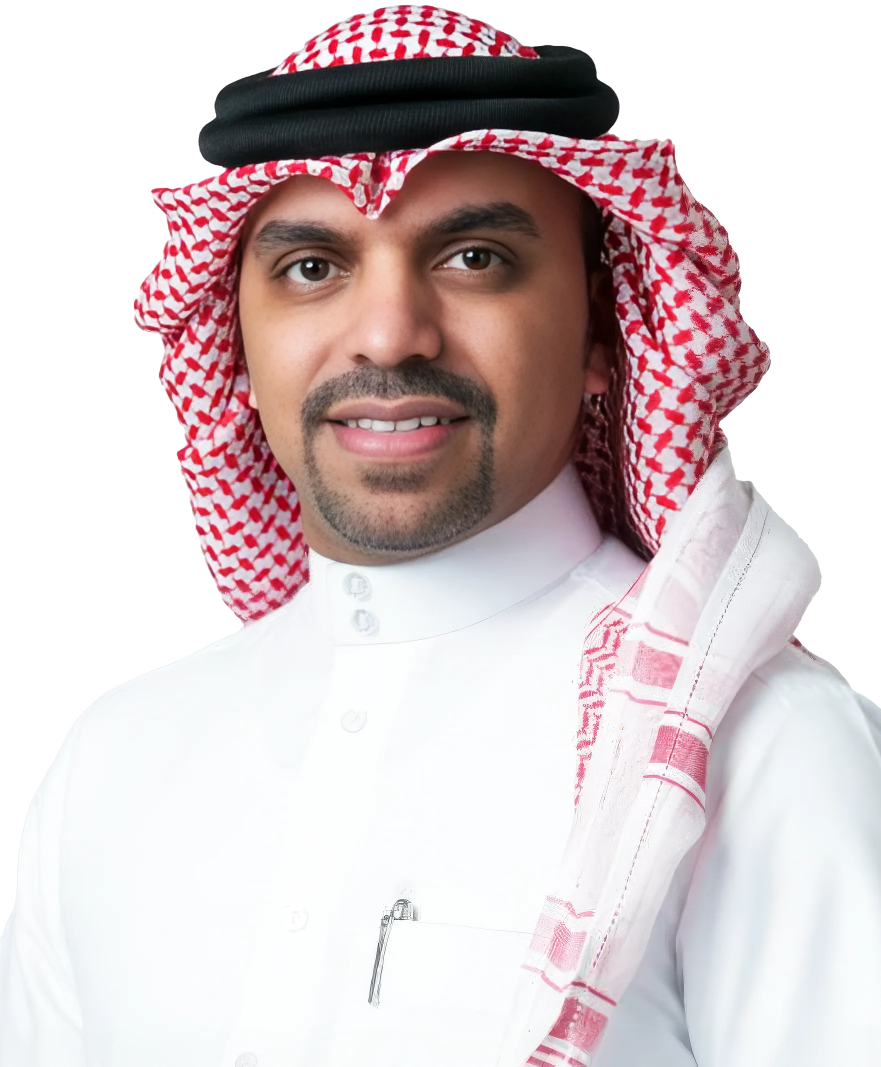
#> input picture issue/originals/x1157.webp, 1762 x 2133 px (shown at 1/2 size)
$ python -i originals.py   (imports and definitions only)
#> lines starting #> are read from the running program, lines starting #| are printed output that depends on the picture
#!/usr/bin/env python3
"""
أضواء — ربط صور المجلة بملفاتها الأصلية (مجلد Links في حزمة InDesign)
======================================================================
الاستخدام (على الجهاز اللي فيه حزمة InDesign):
    pip install pymupdf opencv-python-headless numpy pillow
    python tools/originals.py "/path/to/<package>/Links"

يقارن كل صورة داخل ملف الـPDF مع الصور الأصلية (بالملامح البصرية، فيعرف الصورة حتى لو
كانت مقصوصة داخل الإطار)، ويحفظ لكل صورة مطابقة نسخة ويب عالية الدقة بنفس القصّ:
    issue/originals/x<xref>.webp   +   issue/originals.json
بعدها build.py يستخدمها في عارض الصور (اضغط على أي صورة في المجلة).
الصور اللي ما لها أصل تُعرض من ملف الـPDF نفسه.
"""
import json, os, sys, time
from pathlib import Path

import numpy as np, cv2, pymupdf
from PIL import Image, ImageOps

Image.MAX_IMAGE_PIXELS = None
ROOT = Path(__file__).resolve().parent.parent
MAX_SIDE = 2400


def load_cfg():
    return json.loads((ROOT / 'issue' / 'issue.json').read_text(encoding='utf-8'))


def proxy(path):
#> called with path = '../issue/originals/x1157.webp'
    im = Image.open(path); W, H = im.size
#> in proxy, im is the input picture: PIL image 1762x2133 RGBA; mean R, G, B, A 215.5, 201.7, 203.3, 184.7
#> after `W, H = im.size`: W = 1762; H = 2133
    if im.getexif().get(0x0112, 1) in (5, 6, 7, 8): W, H = H, W   # phone photos: honour EXIF rotation
    im.draft('RGB', (768, 768)); im = ImageOps.exif_transpose(im)
    im = im.convert('RGBA'); bg = Image.new('RGB', im.size, 'white'); bg.paste(im, mask=im.split()[3])
#> after `bg = Image.new('RGB', im.size, 'white')`: bg: PIL image 1762x2133 RGB; every value is 255
    bg.thumbnail((512, 512))
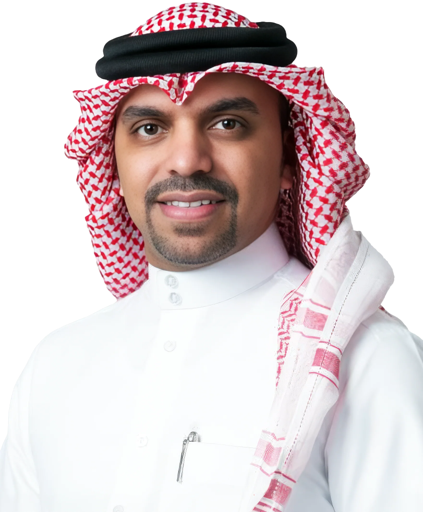
#> bg: PIL image 423x512 RGB; mean R, G, B 215.9, 202.2, 203.8
    return cv2.cvtColor(np.asarray(bg), cv2.COLOR_RGB2BGR), (W, H)


# [98 lines left out: function main, not called in this run]


# [2 lines not run here, left out]

>>> result = proxy('../issue/originals/x1157.webp')
